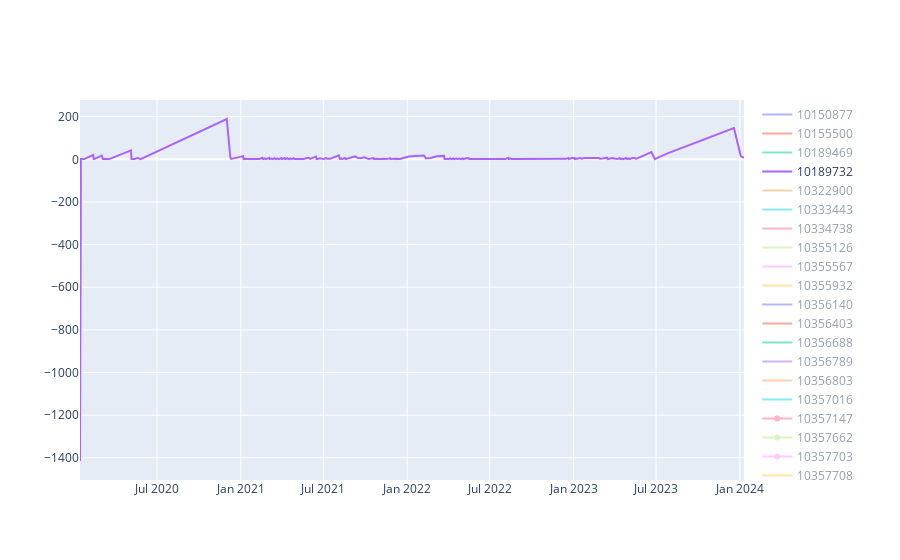

The notebook cell saved with this chart:
### Code cell
# daily analysis
d = (
    df
    [lambda _d: _d.CUSTOMER_CODE.isin(CHURN_LIST_COMM)] # filter customers
    [lambda _d: pd.to_datetime(_d.DATE) > '2020-01-01'] # filter customers
    .sort_values(['CUSTOMER_CODE', 'DATE'])
    .assign(DATE= lambda _d: pd.to_datetime(_d.DATE))
    .assign(recency=lambda _d: _d.DATE.diff().dt.days)
    .assign(recency_l2w_mean = lambda _d: _d.groupby('CUSTOMER_CODE').recency.rolling(window=7, min_periods=1).mean().reset_index(drop=True))
    
)


data = [
    go.Scatter(x=d[lambda _d: _d.CUSTOMER_CODE == o]['DATE'], y=d[lambda _d: _d.CUSTOMER_CODE == o]['recency'], name=o) for o in d.CUSTOMER_CODE.unique()  
] +  \
[
    go.Scatter(x=d[lambda _d: _d.CUSTOMER_CODE == o]['DATE'], y=d[lambda _d: _d.CUSTOMER_CODE == o]['recency_l2w_mean'], name=o + '_ma2') for o in d.CUSTOMER_CODE.unique()
]

fig = go.Figure(data)
fig.show()
